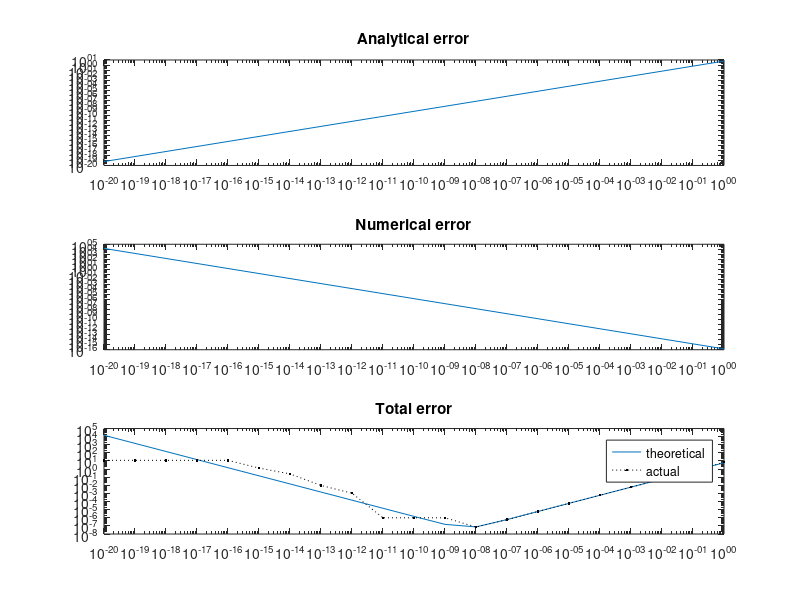

Reproduce this figure in MATLAB.
% num_diff.m
% Disentangle the analytical and numerical error contribution in numerical
% differentiation
% MATLAB course 2008
% peter.gruber@lu.unisi.ch

h=10.^-(0:20) 
x0 =2; 
f=@(x)x.^3; 
f0=f(x0);        % function value
f1=3*x0.^2;       % first derivative
f2=6*x0;         % second derivative

%% analytical contribution
for k=1:length(h) 
  err_analy(k) = f2/2*h(k)   % See eq. (9.5 LN)
end 

%% numerical error
f2=@(x)6*x;         % second derivative
for k=1:length(h) 
  q(k) = -log10(f1*h(k)/f0)
  err_num(k) = eps*10^q(k);   % numerical error approximation
end 

myfprime=(f(x0+h)-f(x0)) ./ h;  % true numerical error
myerr   = myfprime-f1;

%% make some plots
subplot(3,1,1)
loglog(h,err_analy)
title('Analytical error')
subplot(3,1,2)
loglog(h,err_num)
title('Numerical error')
subplot(3,1,3)
loglog(h,err_num+err_analy)
hold on
loglog(h,abs(myerr),'k.:')
title('Total error')
legend('theoretical','actual')
